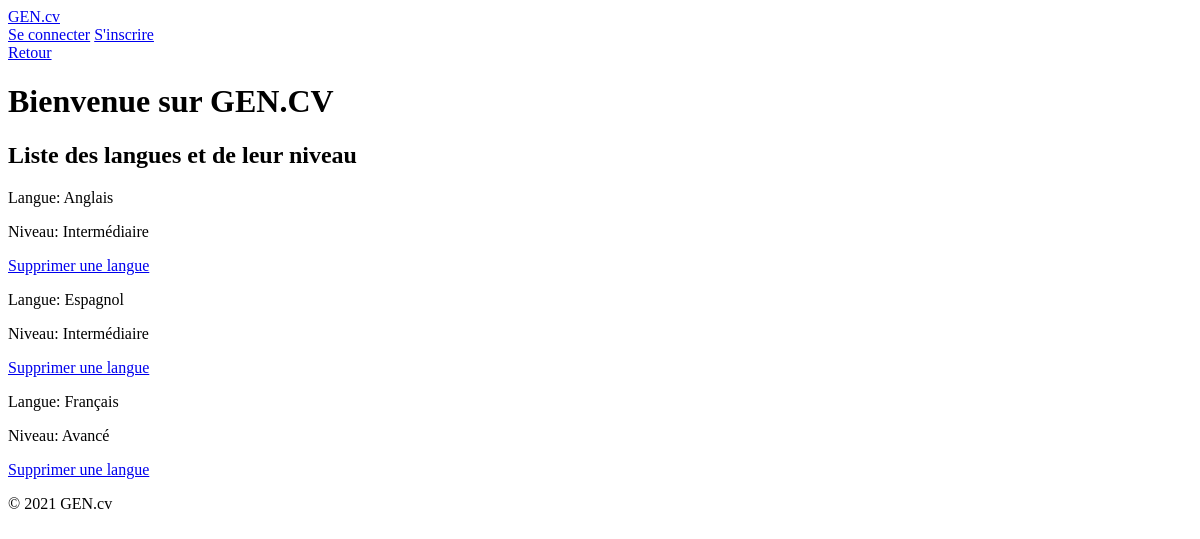
Page /language_list/ on the earlier database version.
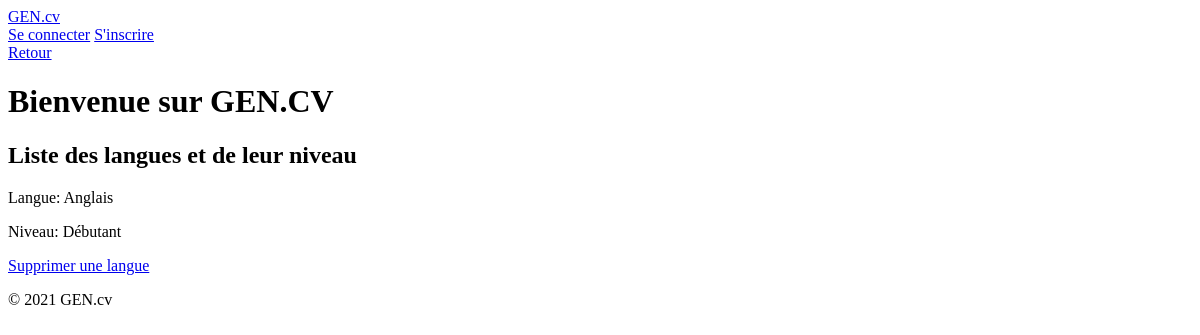
Same page on the later database version.
### curriculum/models.py (models this page shows, shortened)
class Language(models.Model):
    title_language = models.CharField("titre de la langue", max_length=120)
    niveau_choices = [
        ('Débutant', 'Débutant'),
        ('Intermédiaire', 'Intermédiaire'),
        ('Avancé', 'Avancé'),
    ]
    niveau_language = models.CharField("niveau de la langue choisie", max_length=120, choices=niveau_choices)
    info = models.ForeignKey(Info, on_delete=models.CASCADE, related_name='language_info', null=True)
    class Meta:
        verbose_name = "Language"
        verbose_name_plural = "Languages"

### pages/views.py (the view, shortened to what this page needs)
# urls.py: path('language_list/', LanguageListView.as_view(), name='language_list'),
class LanguageListView(ListView):
    model = Language
    template_name = "pages/language_list.html"
    context_object_name = "languages"
    def get_queryset(self):
        return Language.objects.all()

### templates/pages/language_list.html (shortened to what this page needs)
{% extends "base.html" %}
{% load tailwind_filters %}
{% load crispy_forms_tags %}
{% block content %}
<div class='w-full flex justify-end mt-[500px] fixed '>
  <a
    class="btn btn-primary my-2 w-22 flex justify-end"
    href="#" onclick="window.history.back(); return false;">
    Retour
  </a>
</div>
<header class="container mx-auto m-6 flex flex-col justify-center items-center">
    <h1 class="font-bold text-4xl mt-4">Bienvenue sur GEN.CV</h1>
</header>
<main class="container mx-auto p-10">
  <section class="flex flex-col w-full h-full">
    <h1 class='text-4xl font-semibold flex flex-row justify-center items-center py-4'>Liste des langues et de leur niveau</h1>
    <div class="container mx-auto flex flex-col">
      {% for language in languages %}
        <div class='flex flex-row justify-center items-center w-full h-auto px-6 my-10 border-2 rounded-md p-2'>
          <p class='w-full text-2xl font-semibold'><stong>Langue: </stong>{{ language.title_language }}</p>
          <p class='w-full text-2xl font-semibold'><stong>Niveau: </stong>{{ language.niveau_language }}</p>
          <a href="{% url 'pages:language_delete' language.pk %}" class="btn btn-primary w-44 mr-6">Supprimer une langue</a>
        </div>
      {% endfor %}
    </div>
  </section>
  </main>
{% endblock %}

Differences in the rows shown:
removed Language: title_language "Espagnol", niveau_language "Intermédiaire"
removed Language: title_language "Français", niveau_language "Avancé"
changed Language "Anglais": niveau_language "Intermédiaire" → "Débutant"
